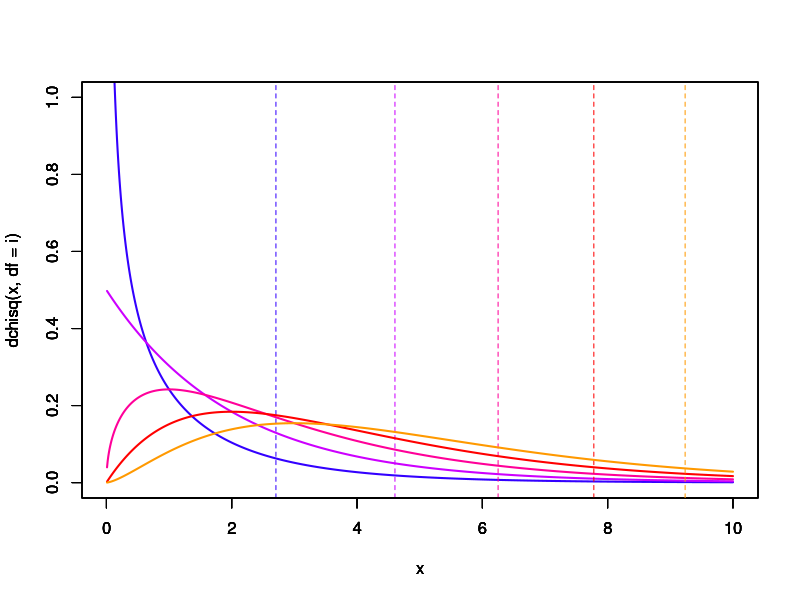

R code for this plot:
##
##  showchisq.r
##
##  show the Chi^2 distribution function, for differing degrees of freedom
##  jH, 1/18/08
##


x<-1:1000/100                                     # This is going to make a finely graded vector to calculate through

maxdf<-5                                          # The largest value of the df parameter we want to graph

color.palette<-rainbow(maxdf, start=.7, end=.1)   # This creates a sequence of colors to use in subsequent plots

for(i in 1:maxdf){                                                             # Cycle through df values
  plot(x,dchisq(x,df=i),ylim=(c(0,1)),col=color.palette[i],type="l",lwd=2 )    # Plot the density (d-)
  abline(v=qchisq(0.9,df=i),col=color.palette[i],lty=2)                        # Overlay the inv. cumulative (q-)
  par(new=TRUE)                                                                # Keep the graph open for further plots
}
par(new=FALSE)								       # Close the graph
